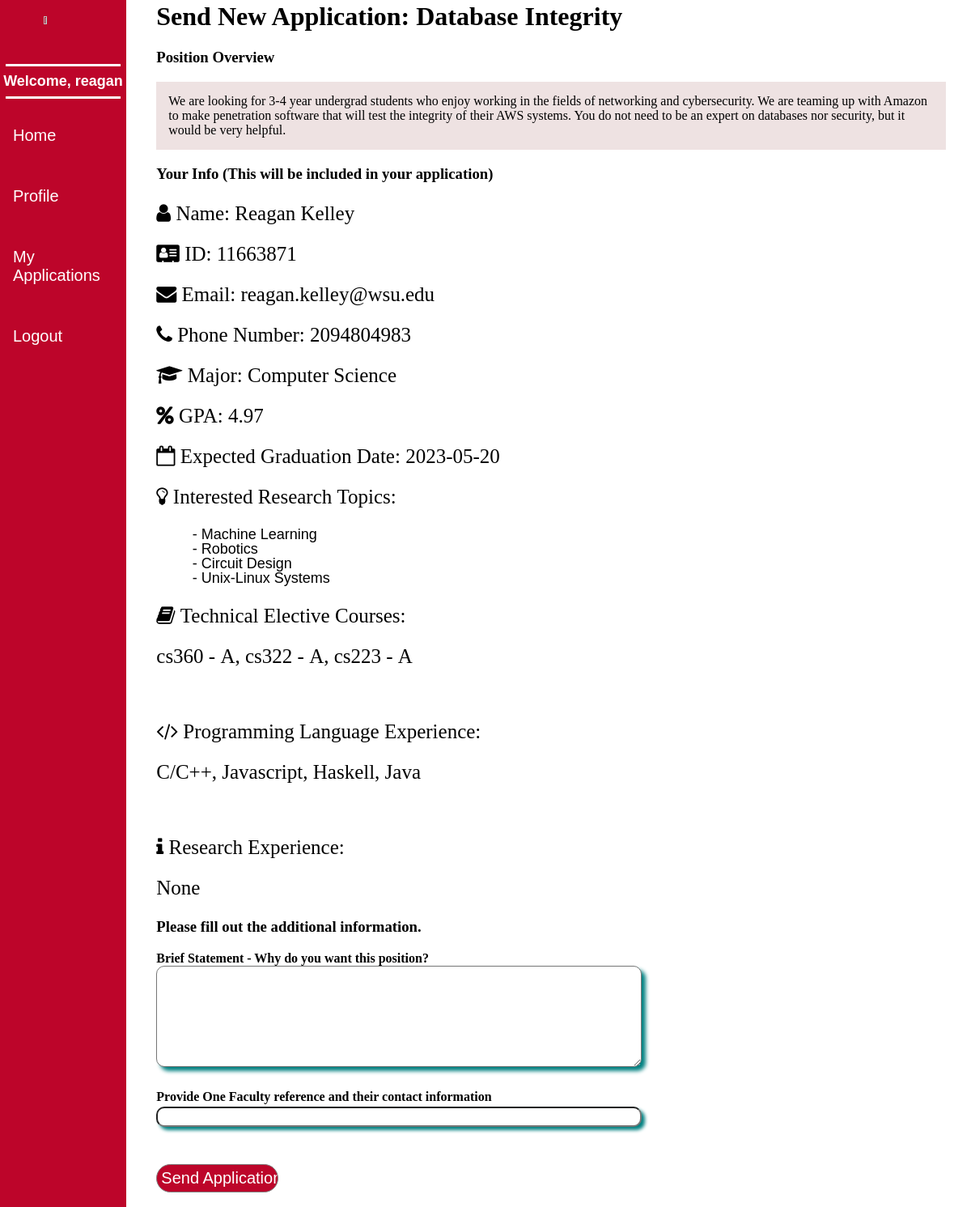
The app's page /submit_application/1 (signed in) with its own data.
### app/Model/models.py (models this page shows, shortened)
class User(UserMixin, db.Model):
    id = db.Column(db.Integer, primary_key = True)
    wsu_id = db.Column(db.String, unique = True)
    username = db.Column(db.String(64), unique = True, index = True)
    email = db.Column(db.String(120), unique = True, index = True)
    password_hash = db.Column(db.String(128))
    user_type = db.Column(db.String(20))
    __mapper_args__ = { # Creates a connection within SQL, allows User to see its children classes
        'polymorphic_identity':'user',
        'polymorphic_on': user_type
    }
    def get_user_type(self):
        return self.user_type

class Post(db.Model):
    id = db.Column(db.Integer, primary_key=True)
    user_id = db.Column(db.Integer, db.ForeignKey('faculty.id'))
    title = db.Column(db.String(150))
    body = db.Column(db.String(1500))
    time_commitment = db.Column(db.String(10))
    start_date = db.Column(db.Date)
    end_date = db.Column(db.Date)
    timestamp = db.Column(db.DateTime, index=True, default=datetime.utcnow)
    majors = db.relationship('Major',
        backref = db.backref('postMajors', lazy='dynamic'),
        secondary = postMajors,
        primaryjoin = (postMajors.c.post_id == id),
        lazy = 'dynamic'
    )
    fields = db.relationship('Field',
        backref = db.backref('postFields', lazy='dynamic'),
        secondary = postFields,
        primaryjoin = (postFields.c.post_id == id),
        lazy = 'dynamic'
    )
    applicants = db.relationship('Application', back_populates = 'position_for')

class Student(User):
    __tablename__ = 'student'
    id = db.Column(db.Integer, db.ForeignKey('user.id'), primary_key=True)
    first_name = db.Column(db.String(64))
    last_name = db.Column(db.String(100))
    phone_no = db.Column(db.String(10))
    major = db.Column(db.Integer, db.ForeignKey('major.id'))
    gpa = db.Column(db.Float(precision = 1))
    expected_grad_date = db.Column(db.Date)
    elect_courses = db.Column(db.String(1500))
    fields = db.relationship('Field', secondary = studentFields, back_populates = 'students')
    languages = db.Column(db.String(700))
    prior_research = db.Column(db.String(1500))
    applications = db.relationship('Application', back_populates = 'student_applied')
    __mapper_args__ = {
        'polymorphic_identity':'student',
    }
    def get_major(self):
        return Major.query.filter_by(id = self.major).first().name

class Major(db.Model):
    id = db.Column(db.Integer, primary_key = True)
    name = db.Column(db.String(20))
    fields = db.relationship('Field', secondary = majorFields, back_populates = 'majors')

class Field(db.Model):
     __tablename__ = 'field'
     id = db.Column(db.Integer, primary_key = True)
     field = db.Column(db.String(50), primary_key = True)
     majors = db.relationship('Major', secondary = majorFields, back_populates = 'fields')
     students = db.relationship('Student', secondary = studentFields, back_populates = 'fields')
     def get_name(self):
        return "{}".format(self.field)

### app/Controller/routes.py (the view)
@bp_routes.route('/submit_application/<postid>', methods = ['GET', 'POST'])
@login_required
def submit_application(postid):
    if(current_user.get_user_type() == 'faculty'):
        flash('You do not have permission to access this page.')
        return redirect(url_for('routes.index'))
    thepost = Post.query.filter_by(id = postid).first()
    aForm = ApplicationForm()
    if aForm.validate_on_submit():
        return redirect(url_for('routes.apply', postid = postid, brief = aForm.personal_statement.data, ref = aForm.faculty_ref_name.data))
    return render_template('submit.html', title="Apply for Position", post = thepost, form = aForm, profile = current_user)

### app/Controller/forms.py
class ApplicationForm(FlaskForm):
    personal_statement = TextAreaField("Brief Statement - Why do you want this position?", validators=[DataRequired(), Length(min=0, max = 5000)])
    faculty_ref_name = StringField("Provide One Faculty reference and their contact information", validators=[DataRequired(), Length(min=0, max = 60)])
    submit = SubmitField('Send Application')

### app/Model/models.py (called while the page is built)
@login.user_loader
def load_user(id):
    return User.query.get(id)

### app/View/templates/submit.html (shortened to what this page needs)
{% extends "base.html" %}
{% block content %}
    <h1 style="margin-left: 15%;"> Send New Application: {{ post.title }}</h1>
    <h3 style ="margin-left: 15%;"> Position Overview</h3>
    <div class="postbody" style="margin-left: 15%;">{{ post.body }}</div>
    <h3 style = "margin-left: 15%;"> Your Info (This will be included in your application) </h3>
    {% set student = current_user %}
    {% include '_profile.html' %}
    <h3 style="margin-left: 15%;"> Please fill out the additional information. </h3>
    {% if form %}
    <form action="" method="post" style="margin-left:15%;">
        <b>{{ form.personal_statement.label }}</b><br>
        {{ form.personal_statement(class = "formbody") }} <br>
        <br>
        <b>{{ form.faculty_ref_name.label }}</b> <br>
        {{ form.faculty_ref_name(class = "formtitle") }} <br>
        <br>
        <br>
        {{ form.submit(class = "submit_button") }}
    </form>
    {% endif %}
{% endblock %}

### app/View/templates/base.html (shortened to what this page needs)
<html>
    <head>
       <link rel="stylesheet" href="{{ url_for('static', filename='css/main.css') }}">
    </head>
    <body style = "background-color: white;">
        <link rel="stylesheet" href="https://cdnjs.cloudflare.com/ajax/libs/font-awesome/4.7.0/css/font-awesome.min.css">
        {% if current_user.is_anonymous == False %}
        <div class="sidenav">
        <table>
            <tr>
                {% if current_user.is_anonymous %}
                {% else %}
                    <img src = "../static/img/WSU_logo_side_bar_3.png" alt = "Sidebar Logo"   style = "position: fixed;width:4%;height:8%; margin-left: 4.5%; ">
                    <br><br>
                    <p style = "font-size: 18; font-family:sans-serif; font-weight:bold; text-align:center; color:white; margin-top: 3%; margin-bottom: 1%;"> Welcome, {{ current_user.username }} </p></i>
                    <a href="{{ url_for('routes.index') }}""><p style = "font-size: 20; font-family:sans-serif;"> Home </p></i></a>
                    {% if current_user.get_user_type() == 'student' %}
                    <a href="{{ url_for('routes.student_profile')}}"><p style = "font-size: 20; font-family:sans-serif;"> Profile</p></i></a>
                    <a href="{{ url_for('routes.applications') }}"><p style = "font-size: 20; font-family:sans-serif;"> My Applications</p></i></a>
                    {% else %}
                        <a href="{{ url_for('routes.postposition') }}"><p style = "font-size: 20; font-family:sans-serif;"> New Post</p></i></a>
                        <a href="{{ url_for('routes.applications') }}"><p style = "font-size: 20; font-family:sans-serif;"> Applications</p></i></a>
                    {% endif %}
                    <a href="{{ url_for('auth.logout') }}"><p style = "font-size: 20; font-family:sans-serif;"> Logout</p></i></a>
                {% endif %}
            </tr>
        </table>
        </div>
        {% endif %}
        <div>
            {% block content %} {% endblock %}
        </div>
    </body>
</html>

### app/View/templates/_profile.html
{% if profile.first_name %}
<p style="margin-left: 15%; font-size: 25;"><i class = "fa fa-user"> Name: {{ profile.first_name }} {{ profile.last_name }} </i></p>
{% else %}
<p style="margin-left: 15%; font-size: 25;"><i class = "fa fa-user"> Name: </i>
<span style="color:red"> No Name </span> </p>
{% endif %}
{% if profile.wsu_id %}
<p style="margin-left: 15%; font-size: 25;"><i class = "fa fa-address-card"> ID: {{ profile.wsu_id }} </i></p>
{% else %}
<p style="margin-left: 15%; font-size: 25;"><i class = "fa fa-address-card"> ID: </i>
<span style="color:red"> Not Provided </span> </p>
{% endif %}
<p style="margin-left: 15%; font-size: 25;"><i class = "fa fa-envelope"> Email: {{ student.email }} </i></p>
{% if profile.phone_no %}
<p style="margin-left: 15%; font-size: 25;"><i class = "fa fa-phone"> Phone Number: {{ profile.phone_no }} </i></p>
{% else %}
<p style="margin-left: 15%; font-size: 25;"><i class = "fa fa-phone"> Phone Number: </i>
<span style="color:red"> Not Provided </span> </p>
{% endif %}
<p style="margin-left: 15%; font-size: 25;"><i class = "fa fa-mortar-board"> Major: {{profile.get_major()}} </i> </p>
{% if profile.gpa %}
<p style="margin-left: 15%; font-size: 25;"><i class = "fa fa-percent"> GPA: {{ profile.gpa }} </i></p>
{% else %}
<p style="margin-left: 15%; font-size: 25;"><i class = "fa fa-percent"> GPA: </i>
<span style="color:red"> Not Provided </span> </p>
{% endif %}
{% if profile.expected_grad_date %}
<p style="margin-left: 15%; font-size: 25;"><i class = "fa fa-calendar-o"> Expected Graduation Date: {{ profile.expected_grad_date }} </i></p>
{% else %}
<p style="margin-left: 15%; font-size: 25;"><i class = "fa fa-calendar-o"> Expected Graduation Date: </i>
<span style="color:red"> Not Provided </span> </p>
{% endif %}
<p style="margin-left: 15%; font-size: 25;"> <i class = "fa fa-lightbulb-o" > Interested Research Topics: <br> <br>
    {% for field in profile.fields %}
    <span class = "field_name" > - {{ field.get_name()}}  <br></span>
    {% endfor %}
</i></p>
{% if profile.elect_courses %}
<p style="margin-left: 15%; font-size: 25;"><i class = "fa fa-book"> Technical Elective Courses: <br> <br>{{ profile.elect_courses }} </i></p>
{% else %}
<p style="margin-left: 15%; font-size: 25;"><i class = "fa fa-book"> Technical Elective Courses: </i>
<span style="color:red"> Not Provided </span> </p>
{% endif %}
<br>
{% if profile.languages %}
<p style="margin-left: 15%; font-size: 25;"><i class = "fa fa-code"> Programming Language Experience: <br> <br>{{ profile.languages }} </i></p>
{% else %}
<p style="margin-left: 15%; font-size: 25;"><i class = "fa fa-code"> Programming Language Experience: </i>
<span style="color:red"> Not Provided </span> </p>
{% endif %}
<br>
{% if profile.prior_research %}
<p style="margin-left: 15%; font-size: 25;"><i class = "fa fa-info"> Research Experience: <br> <br>{{ profile.prior_research }} </i> </p>
{% else %}
<p style="margin-left: 15%; font-size: 25;"><i class = "fa fa-info"> Research Experience: </i>
<span style="color:red"> Not Provided </span> </p>
{% endif %}

### app/View/static/css/main.css (style rules this page uses)
body { margin: 1px 1px 1px 15px; padding: 1px; font-family: Tahoma; text-align: left; }
.formtitle { padding : 4px; font-family: sans-serif; margin-top: 3px; margin-bottom: 5px; font-size: 15; width: 600px; height: 25px; border-radius: 10px; box-shadow: 4px 4px 4px teal; margin-bottom: 1%; }
.formbody { padding : 5px; font-family: sans-serif; font-size: 12; width: 600px; height: 125px; border-radius: 10px; box-shadow:5px 5px 5px teal; margin-bottom: 1%; }
.postbody { font-family: Verdana; margin-top: 0%; padding : 15px; width: 80%; font-size: 16px; background-color: rgb(238, 226, 226); }
.sidenav { height: 100%; width: 13%; position: fixed; z-index: 1; top: 0; left: 0; background-color: rgb(189, 5, 42); overflow-x: hidden; padding-top: 20px; }
.sidenav a { padding: 6px 8px 6px 16px; text-decoration: none; font-size: 25px; color: white; display: block; }
.submit_button { border-radius: 30px; cursor: pointer; font-weight: normal; width : 15%; font-size: 20; padding : 5px; color: white; border: 1px solid gray; background-color: rgb(189, 5, 42); margin-left: 0%; }
.field_name { margin-left: 15%; font-size: 18; font-family: sans-serif; }

### records on screen
User: username "reagan", wsu_id "11663871", email "reagan.kelley@wsu.edu"
Post: title "Database Integrity", body "We are looking for 3-4 year undergrad students who enjoy working in the fields of networking and cybersecurity. We are teaming up with Amazon to make penetration software that will test the integrity of their AWS systems. You do not need to be an expert on databases nor security, but it would be very helpful."
Student: first_name "Reagan", last_name "Kelley", phone_no "2094804983", get_major "Computer Science", gpa "4.97", expected_grad_date "2023-05-20", elect_courses "cs360 - A, cs322 - A, cs223 - A", languages "C/C++, Javascript, Haskell, Java", prior_research "None"
Field: get_name "Machine Learning"
Field: get_name "Robotics"
Field: get_name "Circuit Design"
Field: get_name "Unix-Linux Systems"
